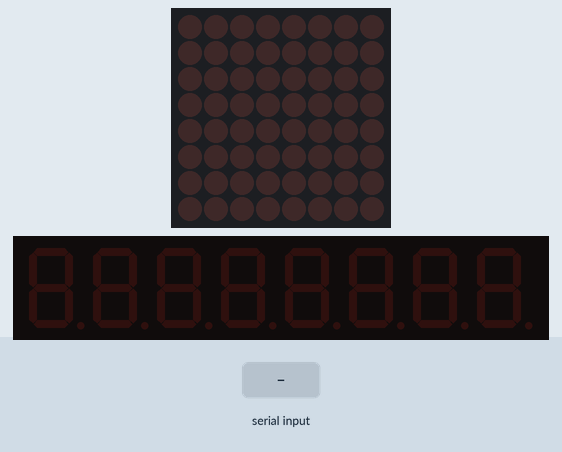
A sketch run on a simulated Arduino Uno, built with avr-gcc and run on an emulated ATmega328P. Shown: 8×8 LED matrix, 8-digit seven-segment display. The inputs (shaded band) are chosen by the test bench.

Above: at 1.2 s.
1.3 s: "1" received over Serial
At 2.65 s:
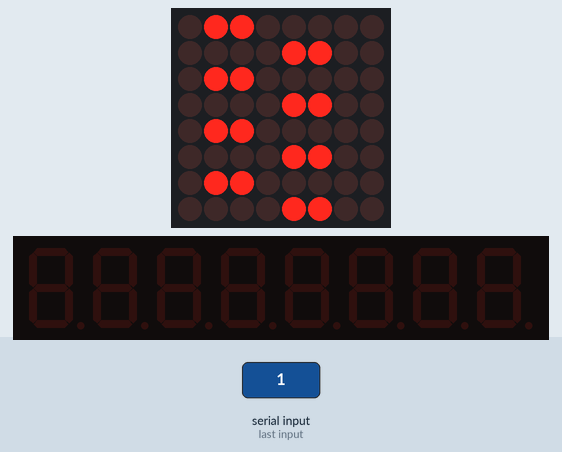
At 3.56 s:
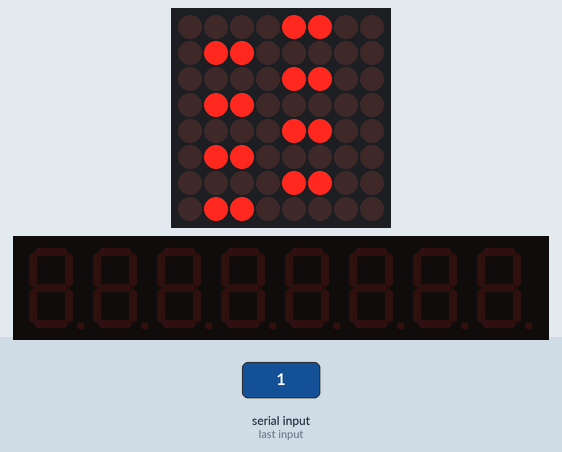
Timing chart, 0 to 5.1 s (numbered marks = the images above; inputs shaded):
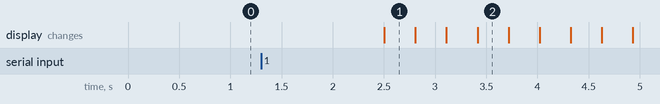

Measured:
- after the input at 1.3 s, the display: changes after 1.2 s (image 1)

The sketch:

SnakeTicker.ino
```cpp
// (licence header left out)
#include "LedControl.h" // library for the 8 digits led module (MAX7219/MAX7221) https://github.com/wayoda/LedControl

// USER OPTIONS
#define DIN_PIN 5       // data input pin
#define CLK_PIN 7       // clock pin
#define CS_PIN 6        // chip select pin
#define ALIGNMENT 1     // data alignment on the display 0=left 1=right
#define BRIGHTNESS 1    // the brightness of the display (0..15)
#define MSDELAY 1100    // microseconds delay between two loops, bigger is this value, slower is the ticker

// GLOBAL VARIABLES
long ct=-1; // counter of loops used for timing the ticker
bool showInProgress=false; // flag used to avoid concurrency of shows
bool newLedControl=true; // flag used to instantiate the control only once
char data[]={"        "}; // contains the info to show
bool separator[]={0,0,0,0,0,0,0,0}; // every digit can have its decimal separator ON
byte spin[]={1,4,1,4,1,4,1,4}; // the spinning effect is done using a two segments snake every digit. The snakes start from different positions.
byte timer[]={20,20,20,20,20,20,20,20}; // used to slow down the snake before showing the digit
LedControl* lc;

void setup() {
  Serial.begin(9600);
}

void loop()
{
  ct++;
  byte tmp;
  if (ct%1000==0 && showInProgress==false) // every second check for new data if there isn't a previous show in progress
  {
    if (Serial.available())
    {
      delay(200); // give time to a block of data to be fully sent
      int i=7; // assign the data bytes received to the digits by descending order
      while(Serial.available())
      {
         tmp = Serial.read(); // read one char at one time
         if (i>-1) // read a maximum of 8 valid chars
         {
           if (tmp!=13 && tmp!=10) // carriage return and line feed chars are discarded
           {
             if (tmp==46 && i<7) // the decimal separator is not saved as valid char, but as a property of the previous char
             {
                separator[i+1]=1;
             }
             else
             {
                data[i]=tmp; // assign the char to the digit
                i--;
             }
           }
        }
      }
      if (newLedControl==true) // every time the data is sent to the ticker, Arduino is reset. The led control is instantiated and configured here, instead of the setup, to avoid a blank screen between two shows
      {
        newLedControl=false;
        lc=new LedControl(DIN_PIN, CLK_PIN, CS_PIN, 1);
        lc->shutdown(0,false);
        lc->setIntensity(0,BRIGHTNESS);
      }
      lc->clearDisplay(0);
      if (i>-1 && ALIGNMENT) // shift the array to the right and fill with spaces the unused digits
      {
        for(int d=0;d<8;d++)
        {
          if (d<(7-i))
          {
            data[d]=data[d+i+1];
            separator[d]=separator[d+i+1];
          }
          else
          {
            data[d]=32;
            separator[d]=0;
          }
        }
      }
      ct=0;
      showInProgress=true;
    }
  }

  if (showInProgress==true) // we show the data only when it is ready
  {
    for(int i=0;i<8;i++) // loop for the 8 digits
    {
      if (timer[i]>0) // when a digit is shown timer[] becomes zero and the digit stops spinning
      {
        if (ct%timer[i]==0) // the snake is not moved every loop, to eventually allow the program to do something else
        {
          lc->setLed(0,i,spin[i]-1==0 ? 6 : spin[i]-1,0); // move the snake
          lc->setLed(0,i,spin[i],1); // the snake is formed by two segments
          spin[i]++;
          if (spin[i]==7) // when the snake has done a full loop...
          {
            spin[i]=1; // ... restart the snake
            if (ct>(2000+(i+1)*1200)) // progressive show of the digits from right to left
            {
              timer[i]=timer[i]+25; // slow down the snake before showing the digit
              if (timer[i]>125)
              {
                timer[i]=0;
                lc->setChar(0, i, data[i], separator[i]); // show the digit
                if (i==7) // on the last digit reset the flag, to allow a new show
                {
                  showInProgress=false;
                }
              }
            }
          }
          if (timer[i]>0)
          {
            lc->setLed(0,i,spin[i],1); // remove the tail of the snake
          }
        }
      }
    }
    if (showInProgress==false) // if the show has been completed, prepare the arrays for a new show
    {
      for(int d=0;d<8;d++)
      {
        data[d]=32;
        separator[d]=0;
        timer[d]=20;
        spin[d]=1;
      }
      spin[1]=4;
      spin[3]=4;
      spin[5]=4;
      spin[7]=4;
    }
  }
  delayMicroseconds(MSDELAY);
}
// More from author: www.ipposnif.com
```
